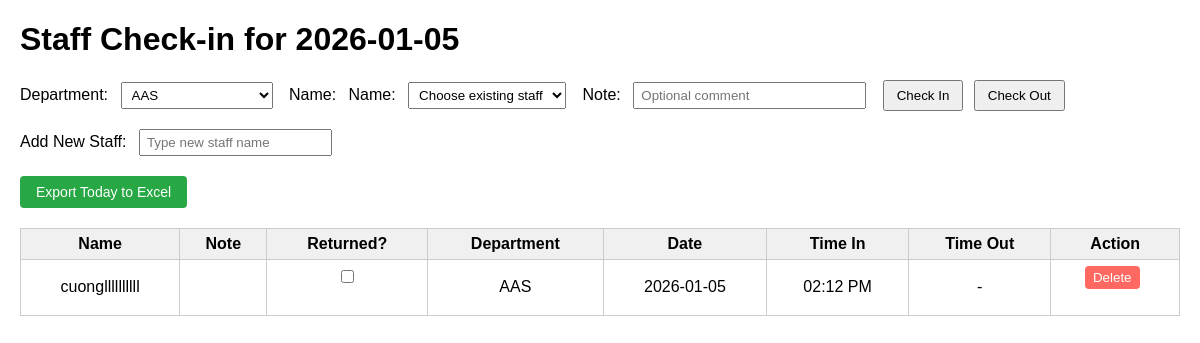
The page / on the database its author committed.
### app.py (models this page shows)
class CheckIn(db.Model):
    id = db.Column(db.Integer, primary_key=True)
    staff_id = db.Column(db.Integer, db.ForeignKey("staff.id"), nullable=False)
    time_in = db.Column(db.DateTime, nullable=False)
    time_out = db.Column(db.DateTime, nullable=True)
    note = db.Column(db.String(255))   # 🆕 Ghi chú
    returned_item = db.Column(db.Boolean, default=False, nullable=False)
    staff = db.relationship("Staff", backref=db.backref("checkins", lazy=True))

class Staff(db.Model):
    __tablename__ = "staff"
    id = db.Column(db.Integer, primary_key=True)
    name = db.Column(db.String(120), nullable=False)
    department = db.Column(db.String(120), nullable=False)

### app.py (the view, shortened to what this page needs)
@app.route("/", methods=["GET", "POST"])
def index():
    today = today_seattle()
    start = datetime.combine(today, datetime.min.time())
    end = datetime.combine(today, datetime.max.time())
    records = (
        CheckIn.query.join(Staff)
        .filter(CheckIn.time_in >= start, CheckIn.time_in <= end)
        .order_by(
            Staff.department.asc(),
            Staff.name.asc(),
            CheckIn.time_in.asc(),
        )
        .all()
    )
    db_names = [n for (n,) in db.session.query(Staff.name).distinct().all()]
    staff_list = sorted(set(ALLOWED_STAFF_NAMES + db_names), key=str.lower)
    return render_template(
        "index.html",
        records=records,
        today=today,
        departments=DEPARTMENTS,
        staff_list=staff_list,
    )

### app.py (called while the page is built)
def now_seattle_naive():
    return datetime.now(SEA_TZ).replace(tzinfo=None)

def today_seattle():
    return now_seattle_naive().date()

### templates/index.html (shortened to what this page needs)
<!DOCTYPE html>
<html lang="en">
<head>
</head>
<body>
  <h1>Staff Check-in for {{ today }}</h1>
  <form method="POST" action="{{ url_for('index') }}">
    <label>Department:</label>
    <select name="department" required>
      {% for d in departments %}
        <option value="{{ d }}">{{ d }}</option>
      {% endfor %}
    </select>
    <label>Name:</label>
    <label for="staff_name">Name:</label>
    <select name="staff_name" id="staff_name" required>
    <option value="" disabled selected>Choose existing staff</option>
    </select>
    <label>Note:</label>
    <input type="text" name="note" size="25" placeholder="Optional comment">
    <button type="submit" name="action" value="in">Check In</button>
    <button type="submit" name="action" value="out">Check Out</button>
    <br><br>
    <label>Add New Staff:</label>
    <input type="text" name="new_staff_name" placeholder="Type new staff name">
  </form>
  <form action="{{ url_for('export_excel') }}" method="get" style="margin-top: 10px;">
    <button type="submit" style="
        background-color: #28a745;
        color: white;
        border: none;
        padding: 8px 16px;
        border-radius: 4px;
        cursor: pointer;
        font-size: 14px;
    ">
        Export Today to Excel
    </button>
  </form>
  <table>
    <thead>
      <tr>
        <th>Name</th>
        <th>Note</th>
        <th>Returned?</th>
        <th>Department</th>
        <th>Date</th>
        <th>Time In</th>
        <th>Time Out</th>
        <th>Action</th>
      </tr>
    </thead>
    <tbody>
  {% for r in records %}
    <tr>
      <td>{{ r.staff.name }}</td>
      <td class="note-cell {% if (r.note and r.note.strip()) and (not r.returned_item) %}not-returned{% endif %}">
      </td>
      <td>
        <form method="post" action="{{ url_for('toggle_returned', checkin_id=r.id) }}">
          <input
            type="checkbox"
            onchange="this.form.submit()"
          >
        </form>
      </td>
      <td>{{ r.staff.department }}</td>
      <td>
        {% if r.time_in %}
          {{ r.time_in.strftime("%Y-%m-%d") }}
        {% else %}
          -
        {% endif %}
      </td>
      <td>
        {% set ti = r.time_in_local if r.time_in_local else r.time_in %}
        {% if ti %}
          {{ ti.strftime("%I:%M %p") }}
        {% else %}
          -
        {% endif %}
      </td>
      <td>
        {% set to = r.time_out_local if r.time_out_local else r.time_out %}
        {% if to %}
          {{ to.strftime("%I:%M %p") }}
        {% else %}
          -
        {% endif %}
      </td>
      <td>
        <form method="post"
              action="{{ url_for('delete_record', record_id=r.id) }}"
              onsubmit="return confirm('Are you sure you want to delete this record?');">
          <button type="submit"
                  style="background-color:#ff6961; color:white; padding:4px 8px; border:none; border-radius:4px; cursor:pointer;">
            Delete
          </button>
        </form>
      </td>
    </tr>
  {% endfor %}
</tbody>
  </table>
</body>
</html>

### templates/index.html (style rules this page uses)
body { font-family: Arial, sans-serif; margin: 20px; }
form { margin-bottom: 20px; }
label { margin-right: 8px; }
select, input[type="text"] { margin-right: 12px; padding: 4px 6px; }
button { padding: 6px 12px; margin-right: 6px; cursor: pointer; }
table { border-collapse: collapse; width: 100%; margin-top: 20px; }
th, td { border: 1px solid #ccc; padding: 6px 8px; text-align: center; }
th { background-color: #f0f0f0; font-weight: bold; }
td.note-cell { text-align: left; }

### rows shown on the page
CheckIn: staff.name "cuongllllllllll", staff.department "AAS", time_in "2026-01-05", strftime "02:12 PM"

### other values the page prints
{{ today }} "2026-01-05"
form field department "AAS"
